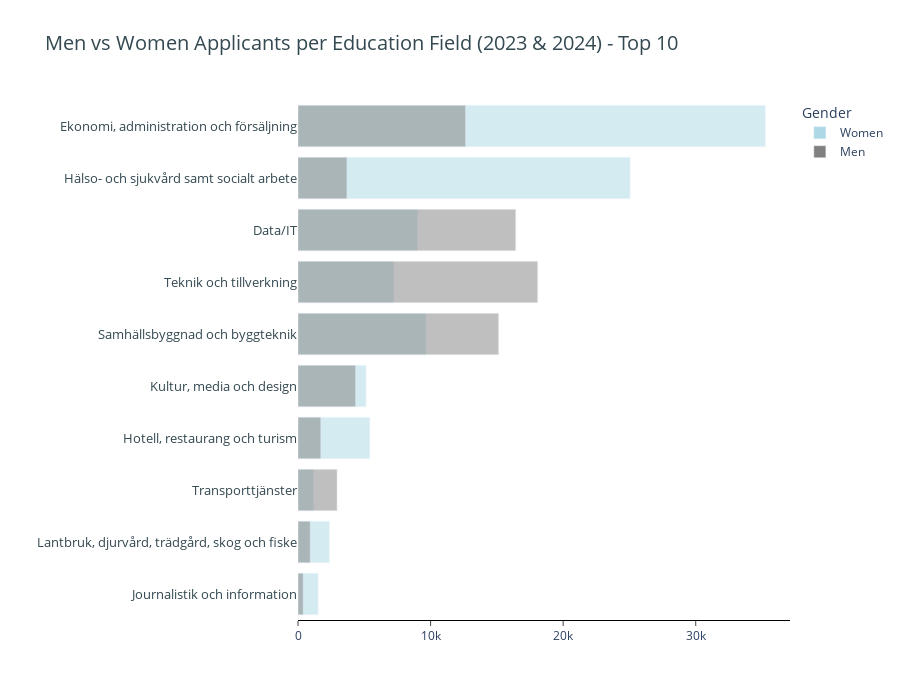

Source (notebook cell):
### Code cell
import pandas as pd
import plotly.express as px

df = pd.read_excel("data/Utbildningsansökning_age.xlsx", sheet_name='Education')

# Clean and convert numbers
for col in ['Total', 'Women', 'Men']:
    df[col] = df[col].astype(str).str.replace(' ', '').astype(int)

# Filter for the years 2023 and 2024
df_filtered = df[df['Year'].isin([2023, 2024])].copy()  # Create a copy to avoid the warning

# Calculate total applicants per Education for both years
df_filtered['TotalApplicants'] = df_filtered['Women'] + df_filtered['Men']

# Group by Education and sum the applicants from both years
df_grouped = df_filtered.groupby('Education').agg(
    Women=('Women', 'sum'),
    Men=('Men', 'sum'),
    TotalApplicants=('TotalApplicants', 'sum')
).reset_index()

# Get top 10 education fields by total applicants
top_10 = df_grouped.sort_values(by='TotalApplicants', ascending=True).tail(10)

# Melt data for plotting
melted = top_10.melt(
    id_vars=['Education'],
    value_vars=['Women', 'Men'],
    var_name='Gender',
    value_name='Applicants'
)

# Create the bar chart
fig = px.bar(
    melted,
    x='Applicants',
    y='Education',
    color='Gender',
    barmode='overlay',
    orientation='h',
    title='Men vs Women Applicants per Education Field (2023 & 2024) - Top 10',
    color_discrete_map={
        'Women': 'lightblue', 
        'Men': 'grey'  
    },
)

fig.update_layout(
    height=700,
    xaxis_title='',
    yaxis_title='',
    legend_title='Gender', 
    paper_bgcolor='white',   # Outside the plot area
    plot_bgcolor='white',     # Inside the plot area (behind bars)
    title=dict(
        text='Men vs Women Applicants per Education Field (2023 & 2024) - Top 10',
        font=dict(color='#334850', size=20, )
    ),

    xaxis=dict(
        showline=True,
        linewidth=1,
        linecolor='black',
        mirror=False,
        ticks='outside',
        showticklabels=True
    ),
    yaxis=dict(
        tickfont=dict(color='#334850', size=13,)),
        #Hoverlabel settings
        hoverlabel=dict(
        font=dict(
            color='white',      # Text color
            family='Inter',     # Optional: custom font
            size=15             # Font size
        ),
        bgcolor='darkblue',     # Background color of the hover box
        bordercolor='black'     # Border color (optional)
    )
)

fig.show()

### Figure 1 — Plotly figure (JSON) as saved in the notebook; plotly's stock layout.template omitted (floating-point values rounded to 4 significant figures)
{"data": [{"hovertemplate": "Gender=Women<br>Applicants=%{x}<br>Education=%{y}<extra></extra>", "legendgroup": "Women", "marker": {"color": "lightblue", "opacity": 0.5, "pattern": {"shape": ""}}, "name": "Women", "orientation": "h", "showlegend": true, "textposition": "auto", "type": "bar", "x": [1527, 2377, 1173, 5420, 5137, 9649, 7210, 9018, 25054, 35254], "xaxis": "x", "y": ["Journalistik och information", "Lantbruk, djurvård, trädgård, skog och fiske", "Transporttjänster", "Hotell, restaurang och turism", "Kultur, media och design", "Samhällsbyggnad och byggteknik", "Teknik och tillverkning", "Data/IT", "Hälso- och sjukvård samt socialt arbete", "Ekonomi, administration och försäljning"], "yaxis": "y"}, {"hovertemplate": "Gender=Men<br>Applicants=%{x}<br>Education=%{y}<extra></extra>", "legendgroup": "Men", "marker": {"color": "grey", "opacity": 0.5, "pattern": {"shape": ""}}, "name": "Men", "orientation": "h", "showlegend": true, "textposition": "auto", "type": "bar", "x": [392, 921, 2952, 1719, 4346, 15139, 18084, 16430, 3693, 12640], "xaxis": "x", "y": ["Journalistik och information", "Lantbruk, djurvård, trädgård, skog och fiske", "Transporttjänster", "Hotell, restaurang och turism", "Kultur, media och design", "Samhällsbyggnad och byggteknik", "Teknik och tillverkning", "Data/IT", "Hälso- och sjukvård samt socialt arbete", "Ekonomi, administration och försäljning"], "yaxis": "y"}], "layout": {"barmode": "overlay", "height": 700, "hoverlabel": {"bgcolor": "darkblue", "bordercolor": "black", "font": {"color": "white", "family": "Inter", "size": 15}}, "legend": {"title": {"text": "Gender"}, "tracegroupgap": 0}, "paper_bgcolor": "white", "plot_bgcolor": "white", "title": {"font": {"color": "#334850", "size": 20}, "text": "Men vs Women Applicants per Education Field (2023 & 2024) - Top 10"}, "xaxis": {"anchor": "y", "domain": [0, 1], "linecolor": "black", "linewidth": 1, "mirror": false, "showline": true, "showticklabels": true, "ticks": "outside", "title": {"text": ""}}, "yaxis": {"anchor": "x", "domain": [0, 1], "tickfont": {"color": "#334850", "size": 13}, "title": {"text": ""}}}}
